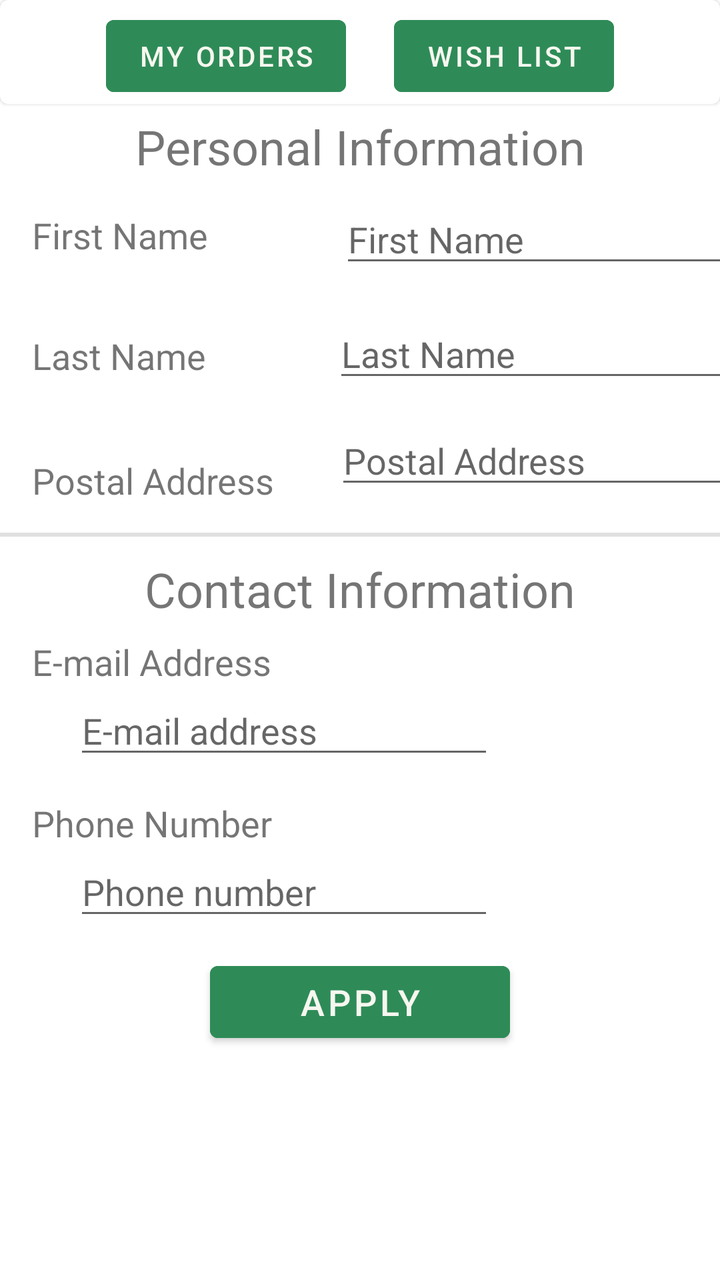
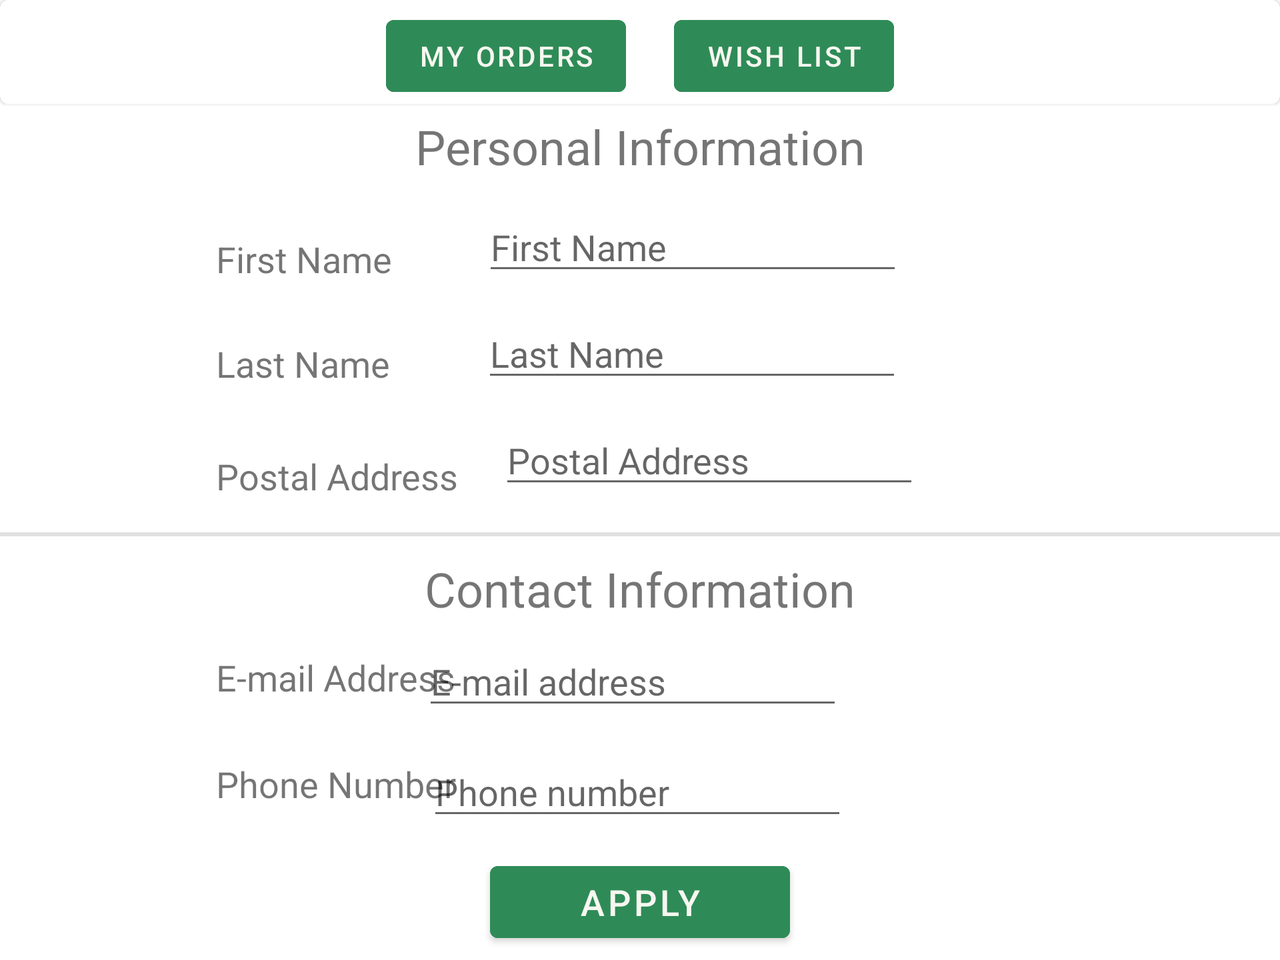

An Android layout and its configuration variant, each rendered on a device that would load it. The default file and the variant file are quoted in full after the pictures.
<!-- AndroidManifest.xml: application theme WhiteTheme -->
<!-- res/layout/activity_user_profile.xml -->
<?xml version="1.0" encoding="utf-8"?>
<ScrollView xmlns:android="http://schemas.android.com/apk/res/android"
    xmlns:app="http://schemas.android.com/apk/res-auto"
    xmlns:tools="http://schemas.android.com/tools"
    android:layout_width="match_parent"
    android:layout_height="match_parent"
    android:orientation="vertical"
    app:layout_constraintBottom_toTopOf="parent"
    app:layout_constraintLeft_toLeftOf="parent"
    app:layout_constraintLeft_toRightOf="parent"
    app:layout_constraintTop_toTopOf="parent"
    tools:context="com.example.mobilestore.users.UserProfile">

    <androidx.constraintlayout.widget.ConstraintLayout
        android:layout_width="match_parent"
        android:layout_height="wrap_content"
        android:focusable="true"
        android:focusableInTouchMode="true">

        <TextView
            android:id="@+id/textView"
            android:layout_width="wrap_content"
            android:layout_height="wrap_content"
            android:layout_marginTop="5dp"
            android:text="@string/personal_information"
            android:textSize="24sp"
            app:layout_constraintEnd_toEndOf="parent"
            app:layout_constraintStart_toStartOf="parent"
            app:layout_constraintTop_toBottomOf="@+id/materialCardView" />

        <com.google.android.material.card.MaterialCardView
            android:id="@+id/materialCardView"
            android:layout_width="match_parent"
            android:layout_height="wrap_content"
            app:layout_constraintEnd_toEndOf="parent"
            app:layout_constraintStart_toStartOf="parent"
            app:layout_constraintTop_toTopOf="parent">

            <LinearLayout
                android:layout_width="match_parent"
                android:layout_height="match_parent"
                android:gravity="center_horizontal"
                android:orientation="horizontal">

                <com.google.android.material.button.MaterialButton
                    android:id="@+id/buttonOrders"
                    android:layout_width="wrap_content"
                    android:layout_height="wrap_content"
                    android:layout_marginTop="4dp"
                    android:layout_marginEnd="24dp"
                    android:backgroundTint="@color/green"
                    android:onClick="OrdersPressed"
                    android:text="@string/my_orders"
                    android:textColor="@color/customWhite"
                    app:layout_constraintEnd_toStartOf="@+id/button3"
                    app:layout_constraintStart_toStartOf="parent"
                    app:layout_constraintTop_toTopOf="parent" />

                <com.google.android.material.button.MaterialButton
                    android:id="@+id/button3"
                    android:layout_width="wrap_content"
                    android:layout_height="wrap_content"
                    android:layout_marginTop="4dp"
                    android:backgroundTint="@color/green"
                    android:onClick="WishListPressed"
                    android:text="@string/wish_list"
                    android:textColor="@color/customWhite"
                    app:layout_constraintEnd_toEndOf="parent"
                    app:layout_constraintTop_toTopOf="parent" />

            </LinearLayout>

        </com.google.android.material.card.MaterialCardView>

        <TextView
            android:id="@+id/textView3"
            android:layout_width="wrap_content"
            android:layout_height="wrap_content"
            android:layout_marginStart="16dp"
            android:layout_marginTop="16dp"
            android:text="@string/first_name"
            android:textSize="18sp"
            app:layout_constraintStart_toStartOf="parent"
            app:layout_constraintTop_toBottomOf="@+id/textView" />

        <EditText
            android:id="@+id/editTextProfileFirstName"
            android:layout_width="wrap_content"
            android:layout_height="wrap_content"
            android:layout_marginStart="66dp"
            android:layout_marginTop="8dp"
            android:ems="10"
            android:focusable="false"
            android:hint="@string/first_name"
            app:layout_constraintEnd_toEndOf="parent"
            app:layout_constraintHorizontal_bias="0.0"
            app:layout_constraintStart_toEndOf="@+id/textView3"
            app:layout_constraintTop_toBottomOf="@+id/textView"
            app:layout_goneMarginTop="8dp" />

        <TextView
            android:id="@+id/textView5"
            android:layout_width="wrap_content"
            android:layout_height="wrap_content"
            android:layout_marginStart="16dp"
            android:layout_marginTop="36dp"
            android:text="@string/last_name"
            android:textSize="18sp"
            app:layout_constraintStart_toStartOf="parent"
            app:layout_constraintTop_toBottomOf="@+id/textView3" />

        <EditText
            android:id="@+id/editTextProfileLastName"
            android:layout_width="wrap_content"
            android:layout_height="wrap_content"
            android:layout_marginStart="66dp"
            android:layout_marginTop="16dp"
            android:ems="10"
            android:focusable="false"
            android:hint="@string/last_name"
            android:inputType="textPersonName"
            app:layout_constraintEnd_toEndOf="parent"
            app:layout_constraintHorizontal_bias="0.125"
            app:layout_constraintStart_toEndOf="@+id/textView5"
            app:layout_constraintTop_toBottomOf="@+id/editTextProfileFirstName" />

        <TextView
            android:id="@+id/textView9"
            android:layout_width="wrap_content"
            android:layout_height="wrap_content"
            android:layout_marginStart="16dp"
            android:layout_marginTop="38dp"
            android:text="@string/TextView_postal_address"
            android:textSize="18sp"
            app:layout_constraintStart_toStartOf="parent"
            app:layout_constraintTop_toBottomOf="@+id/textView5" />

        <EditText
            android:id="@+id/editTextTextPostalAddress2"
            android:layout_width="wrap_content"
            android:layout_height="wrap_content"
            android:layout_marginStart="32dp"
            android:layout_marginTop="12dp"
            android:ems="10"
            android:focusable="false"
            android:hint="@string/postal_address"
            android:inputType="textPostalAddress"
            app:layout_constraintEnd_toEndOf="parent"
            app:layout_constraintHorizontal_bias="0.096"
            app:layout_constraintStart_toEndOf="@+id/textView9"
            app:layout_constraintTop_toBottomOf="@+id/editTextProfileLastName" />

        <View
            android:id="@+id/divider3"
            android:layout_width="wrap_content"
            android:layout_height="2dp"
            android:layout_marginTop="17dp"
            android:layout_marginBottom="15dp"
            android:background="?android:attr/listDivider"
            app:layout_constraintEnd_toEndOf="parent"
            app:layout_constraintStart_toStartOf="parent"
            app:layout_constraintTop_toBottomOf="@+id/editTextTextPostalAddress2" />

        <TextView
            android:id="@+id/textView8"
            android:layout_width="wrap_content"
            android:layout_height="wrap_content"
            android:layout_marginTop="29dp"
            android:text="@string/contact_information"
            android:textSize="24sp"
            app:layout_constraintEnd_toEndOf="parent"
            app:layout_constraintStart_toStartOf="parent"
            app:layout_constraintTop_toBottomOf="@+id/editTextTextPostalAddress2" />


        <TextView
            android:id="@+id/textView6"
            android:layout_width="wrap_content"
            android:layout_height="wrap_content"
            android:layout_marginStart="16dp"
            android:layout_marginTop="8dp"
            android:text="@string/e_mail_address"
            android:textSize="18sp"
            app:layout_constraintStart_toStartOf="parent"
            app:layout_constraintTop_toBottomOf="@+id/textView8" />

        <EditText
            android:id="@+id/editTextProfileEmailAddress"
            android:layout_width="wrap_content"
            android:layout_height="wrap_content"
            android:ems="10"
            android:hint="@string/E_mail_address"
            android:inputType="textEmailAddress"
            app:layout_constraintEnd_toEndOf="parent"
            app:layout_constraintHorizontal_bias="0.247"
            app:layout_constraintStart_toStartOf="parent"
            app:layout_constraintTop_toBottomOf="@+id/textView6" />

        <TextView
            android:id="@+id/textView7"
            android:layout_width="wrap_content"
            android:layout_height="wrap_content"
            android:layout_marginStart="16dp"
            android:layout_marginTop="15dp"
            android:text="@string/TextView_phone_number"
            android:textSize="18sp"
            app:layout_constraintStart_toStartOf="parent"
            app:layout_constraintTop_toBottomOf="@+id/editTextProfileEmailAddress" />

        <EditText
            android:id="@+id/editTextProfilePhoneNumber"
            android:layout_width="wrap_content"
            android:layout_height="wrap_content"
            android:ems="10"
            android:hint="@string/phone_number"
            android:inputType="phone"
            app:layout_constraintEnd_toEndOf="parent"
            app:layout_constraintHorizontal_bias="0.247"
            app:layout_constraintStart_toStartOf="parent"
            app:layout_constraintTop_toBottomOf="@+id/textView7" />

        <com.google.android.material.button.MaterialButton
            android:id="@+id/ButtonSendApplyInfo"
            android:layout_width="150dp"
            android:layout_height="match_parent"
            android:layout_gravity="center_horizontal"
            android:layout_marginTop="12dp"
            android:layout_marginBottom="5dp"
            android:backgroundTint="@color/green"
            android:onClick="ApplyButtonClicked"
            android:text="@string/apply"
            android:textColor="@color/customWhite"
            android:textSize="18sp"
            app:layout_constraintBottom_toBottomOf="parent"
            app:layout_constraintEnd_toEndOf="parent"
            app:layout_constraintStart_toStartOf="parent"
            app:layout_constraintTop_toBottomOf="@+id/editTextProfilePhoneNumber"
            app:strokeColor="@color/customWhite" />

    </androidx.constraintlayout.widget.ConstraintLayout>

</ScrollView>
<!-- resources referenced by this layout -->
<resources>
  <color name="customWhite">#F7F7F0</color>
  <color name="green">#2E8B57</color>
  <string name="E_mail_address">E-mail address</string>
  <string name="TextView_phone_number">Phone Number</string>
  <string name="TextView_postal_address">Postal Address</string>
  <string name="apply">Apply</string>
  <string name="contact_information">Contact Information</string>
  <string name="e_mail_address">E-mail Address</string>
  <string name="first_name">First Name</string>
  <string name="last_name">Last Name</string>
  <string name="my_orders">My Orders</string>
  <string name="personal_information">Personal Information</string>
  <string name="phone_number">Phone number</string>
  <string name="postal_address">Postal Address</string>
  <string name="wish_list">Wish List</string>
  <style name="WhiteTheme" parent="Theme.MaterialComponents.Light.DarkActionBar">
          <item name="textInputStyle">@style/LoginTextInputLayoutStyleWhite</item>
          <item name="colorPrimaryDark">#000000</item>
          <item name="tabSelectedTextColor">#000000</item>
          <item name="android:textColorPrimary">#000000</item>
          <item name="android:drawablePadding">5dp</item>
          <item name="android:colorControlActivated">@color/green</item>
          <item name="android:colorControlHighlight">@color/green</item>
      </style>
  <style name="LoginTextInputLayoutStyleWhite" parent="Widget.MaterialComponents.TextInputLayout.OutlinedBox.Dense">
          <item name="boxStrokeColor">@color/green</item>
          <item name="boxStrokeWidth">1dp</item>
          <item name="hintTextColor">@color/green</item>
      </style>
</resources>
<!-- res/layout-land/activity_user_profile.xml (the repository's variant of the layout above) -->
<!-- drawn on the phone turned sideways -->
<?xml version="1.0" encoding="utf-8"?>
<ScrollView xmlns:android="http://schemas.android.com/apk/res/android"
    xmlns:app="http://schemas.android.com/apk/res-auto"
    xmlns:tools="http://schemas.android.com/tools"
    android:layout_width="match_parent"
    android:layout_height="match_parent"
    android:orientation="vertical"
    app:layout_constraintBottom_toTopOf="parent"
    app:layout_constraintLeft_toLeftOf="parent"
    app:layout_constraintLeft_toRightOf="parent"
    app:layout_constraintTop_toTopOf="parent"
    tools:context="com.example.mobilestore.users.UserProfile">

    <androidx.constraintlayout.widget.ConstraintLayout
        android:layout_width="match_parent"
        android:layout_height="wrap_content"
        android:focusable="true"
        android:focusableInTouchMode="true">

        <TextView
            android:id="@+id/textView"
            android:layout_width="wrap_content"
            android:layout_height="wrap_content"
            android:layout_marginTop="5dp"
            android:text="@string/personal_information"
            android:textSize="24sp"
            app:layout_constraintEnd_toEndOf="parent"
            app:layout_constraintStart_toStartOf="parent"
            app:layout_constraintTop_toBottomOf="@+id/materialCardView" />

        <com.google.android.material.card.MaterialCardView
            android:id="@+id/materialCardView"
            android:layout_width="match_parent"
            android:layout_height="wrap_content"
            app:layout_constraintEnd_toEndOf="parent"
            app:layout_constraintStart_toStartOf="parent"
            app:layout_constraintTop_toTopOf="parent">

            <LinearLayout
                android:layout_width="match_parent"
                android:layout_height="match_parent"
                android:gravity="center_horizontal"
                android:orientation="horizontal">

                <com.google.android.material.button.MaterialButton
                    android:id="@+id/buttonOrders"
                    android:layout_width="wrap_content"
                    android:layout_height="wrap_content"
                    android:layout_marginTop="4dp"
                    android:layout_marginEnd="24dp"
                    android:backgroundTint="@color/green"
                    android:onClick="OrdersPressed"
                    android:text="@string/my_orders"
                    android:textColor="@color/customWhite"
                    app:layout_constraintEnd_toStartOf="@+id/button3"
                    app:layout_constraintStart_toStartOf="parent"
                    app:layout_constraintTop_toTopOf="parent" />

                <com.google.android.material.button.MaterialButton
                    android:id="@+id/button3"
                    android:layout_width="wrap_content"
                    android:layout_height="wrap_content"
                    android:layout_marginTop="4dp"
                    android:backgroundTint="@color/green"
                    android:onClick="WishListPressed"
                    android:text="@string/wish_list"
                    android:textColor="@color/customWhite"
                    app:layout_constraintEnd_toEndOf="parent"
                    app:layout_constraintTop_toTopOf="parent" />
            </LinearLayout>
        </com.google.android.material.card.MaterialCardView>

        <TextView
            android:id="@+id/textView3"
            android:layout_width="wrap_content"
            android:layout_height="wrap_content"
            android:layout_marginStart="108dp"
            android:layout_marginTop="28dp"
            android:text="@string/first_name"
            android:textSize="18sp"
            app:layout_constraintStart_toStartOf="parent"
            app:layout_constraintTop_toBottomOf="@+id/textView" />

        <EditText
            android:id="@+id/editTextProfileFirstName"
            android:layout_width="wrap_content"
            android:layout_height="wrap_content"
            android:layout_marginTop="12dp"
            android:ems="10"
            android:focusable="false"
            android:hint="@string/first_name"
            app:layout_constraintEnd_toEndOf="parent"
            app:layout_constraintHorizontal_bias="0.194"
            app:layout_constraintStart_toEndOf="@+id/textView3"
            app:layout_constraintTop_toBottomOf="@+id/textView"
            app:layout_goneMarginTop="8dp" />

        <TextView
            android:id="@+id/textView5"
            android:layout_width="wrap_content"
            android:layout_height="wrap_content"
            android:layout_marginStart="108dp"
            android:layout_marginTop="28dp"
            android:text="@string/last_name"
            android:textSize="18sp"
            app:layout_constraintStart_toStartOf="parent"
            app:layout_constraintTop_toBottomOf="@+id/textView3" />

        <EditText
            android:id="@+id/editTextProfileLastName"
            android:layout_width="wrap_content"
            android:layout_height="wrap_content"
            android:layout_marginTop="12dp"
            android:ems="10"
            android:focusable="false"
            android:hint="@string/last_name"
            android:inputType="textPersonName"
            app:layout_constraintEnd_toEndOf="parent"
            app:layout_constraintHorizontal_bias="0.196"
            app:layout_constraintStart_toEndOf="@+id/textView5"
            app:layout_constraintTop_toBottomOf="@+id/editTextProfileFirstName" />

        <TextView
            android:id="@+id/textView9"
            android:layout_width="wrap_content"
            android:layout_height="wrap_content"
            android:layout_marginStart="108dp"
            android:layout_marginTop="32dp"
            android:text="@string/TextView_postal_address"
            android:textSize="18sp"
            app:layout_constraintStart_toStartOf="parent"
            app:layout_constraintTop_toBottomOf="@+id/textView5" />

        <EditText
            android:id="@+id/editTextTextPostalAddress2"
            android:layout_width="wrap_content"
            android:layout_height="wrap_content"
            android:layout_marginTop="12dp"
            android:ems="10"
            android:focusable="false"
            android:hint="@string/postal_address"
            android:inputType="textPostalAddress"
            app:layout_constraintEnd_toEndOf="parent"
            app:layout_constraintHorizontal_bias="0.101"
            app:layout_constraintStart_toEndOf="@+id/textView9"
            app:layout_constraintTop_toBottomOf="@+id/editTextProfileLastName" />

        <View
            android:id="@+id/divider3"
            android:layout_width="wrap_content"
            android:layout_height="2dp"
            android:layout_marginTop="17dp"
            android:layout_marginBottom="15dp"
            android:background="?android:attr/listDivider"
            app:layout_constraintEnd_toEndOf="parent"
            app:layout_constraintStart_toStartOf="parent"
            app:layout_constraintTop_toBottomOf="@+id/editTextTextPostalAddress2" />

        <TextView
            android:id="@+id/textView8"
            android:layout_width="wrap_content"
            android:layout_height="wrap_content"
            android:layout_marginTop="29dp"
            android:text="@string/contact_information"
            android:textSize="24sp"
            app:layout_constraintEnd_toEndOf="parent"
            app:layout_constraintStart_toStartOf="parent"
            app:layout_constraintTop_toBottomOf="@+id/editTextTextPostalAddress2" />


        <TextView
            android:id="@+id/textView6"
            android:layout_width="wrap_content"
            android:layout_height="wrap_content"
            android:layout_marginStart="108dp"
            android:layout_marginTop="16dp"
            android:text="@string/e_mail_address"
            android:textSize="18sp"
            app:layout_constraintStart_toStartOf="parent"
            app:layout_constraintTop_toBottomOf="@+id/textView8" />

        <EditText
            android:id="@+id/editTextProfileEmailAddress"
            android:layout_width="wrap_content"
            android:layout_height="wrap_content"
            android:layout_marginStart="29dp"
            android:layout_marginTop="8dp"
            android:layout_marginEnd="264dp"
            android:ems="10"
            android:hint="@string/E_mail_address"
            android:inputType="textEmailAddress"
            app:layout_constraintEnd_toEndOf="parent"
            app:layout_constraintStart_toEndOf="@+id/textView6"
            app:layout_constraintTop_toBottomOf="@+id/textView8" />

        <TextView
            android:id="@+id/textView7"
            android:layout_width="wrap_content"
            android:layout_height="wrap_content"
            android:layout_marginStart="108dp"
            android:layout_marginTop="20dp"
            android:text="@string/TextView_phone_number"
            android:textSize="18sp"
            app:layout_constraintStart_toStartOf="parent"
            app:layout_constraintTop_toBottomOf="@+id/editTextProfileEmailAddress" />

        <EditText
            android:id="@+id/editTextProfilePhoneNumber"
            android:layout_width="wrap_content"
            android:layout_height="wrap_content"
            android:layout_marginStart="33dp"
            android:layout_marginTop="14dp"
            android:layout_marginEnd="264dp"
            android:ems="10"
            android:hint="@string/phone_number"
            android:inputType="phone"
            app:layout_constraintEnd_toEndOf="parent"
            app:layout_constraintStart_toEndOf="@+id/textView7"
            app:layout_constraintTop_toBottomOf="@+id/editTextProfileEmailAddress" />

        <com.google.android.material.button.MaterialButton
            android:id="@+id/ButtonSendApplyInfo"
            android:layout_width="150dp"
            android:layout_height="match_parent"
            android:layout_gravity="center_horizontal"
            android:layout_marginTop="12dp"
            android:layout_marginBottom="5dp"
            android:backgroundTint="@color/green"
            android:onClick="ApplyButtonClicked"
            android:text="@string/apply"
            android:textColor="@color/customWhite"
            android:textSize="18sp"
            app:layout_constraintBottom_toBottomOf="parent"
            app:layout_constraintEnd_toEndOf="parent"
            app:layout_constraintStart_toStartOf="parent"
            app:layout_constraintTop_toBottomOf="@+id/editTextProfilePhoneNumber"
            app:strokeColor="@color/customWhite" />

    </androidx.constraintlayout.widget.ConstraintLayout>

</ScrollView>
